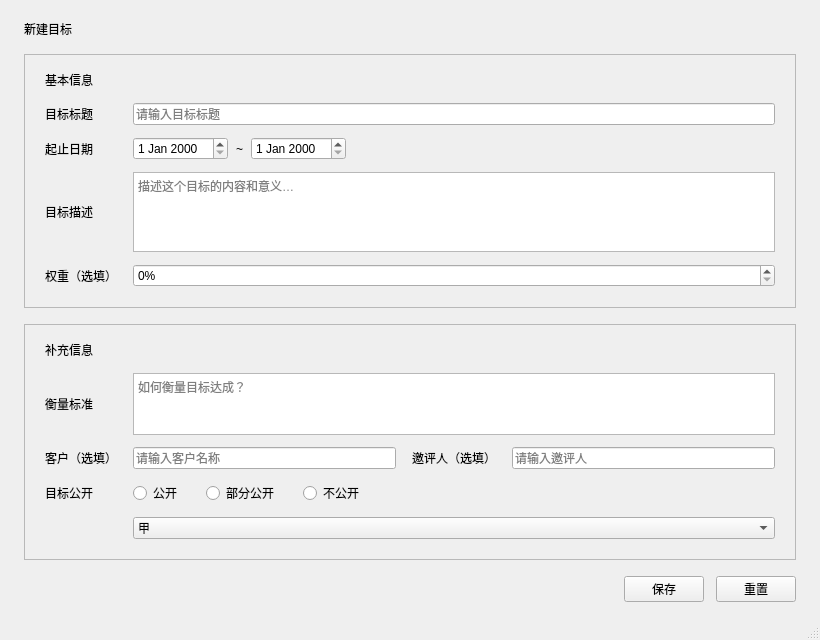
<?xml version="1.0" encoding="UTF-8"?>
<ui version="4.0">
    <class>MainWindow</class>
    <widget class="QMainWindow" name="MainWindow">
        <property name="geometry">
            <rect>
                <x>0</x>
                <y>0</y>
                <width>820</width>
                <height>640</height>
            </rect>
        </property>
        <property name="windowTitle">
            <string>目标管理</string>
        </property>
        <widget class="QWidget" name="centralwidget">
            <layout class="QVBoxLayout" name="rootLayout">
                <property name="spacing">
                    <number>16</number>
                </property>
                <property name="leftMargin">
                    <number>24</number>
                </property>
                <property name="topMargin">
                    <number>20</number>
                </property>
                <property name="rightMargin">
                    <number>24</number>
                </property>
                <property name="bottomMargin">
                    <number>16</number>
                </property>
                <item>
                    <widget class="QLabel" name="titleLabel">
                        <property name="text">
                            <string>新建目标</string>
                        </property>
                    </widget>
                </item>
                <item>
                    <widget class="QFrame" name="cardBasic">
                        <property name="frameShape">
                            <enum>QFrame::Shape::StyledPanel</enum>
                        </property>
                        <layout class="QVBoxLayout" name="cardBasicLayout">
                            <property name="spacing">
                                <number>14</number>
                            </property>
                            <property name="leftMargin">
                                <number>20</number>
                            </property>
                            <property name="topMargin">
                                <number>16</number>
                            </property>
                            <property name="rightMargin">
                                <number>20</number>
                            </property>
                            <property name="bottomMargin">
                                <number>20</number>
                            </property>
                            <item>
                                <widget class="QLabel" name="cardBasicTitle">
                                    <property name="text">
                                        <string>基本信息</string>
                                    </property>
                                </widget>
                            </item>
                            <item>
                                <layout class="QGridLayout" name="basicGrid">
                                    <property name="horizontalSpacing">
                                        <number>16</number>
                                    </property>
                                    <property name="verticalSpacing">
                                        <number>12</number>
                                    </property>
                                    <item row="1" column="0">
                                        <widget class="QLabel" name="label_2">
                                            <property name="text">
                                                <string>起止日期</string>
                                            </property>
                                        </widget>
                                    </item>
                                    <item row="1" column="1">
                                        <layout class="QHBoxLayout" name="dateLayout">
                                            <property name="spacing">
                                                <number>8</number>
                                            </property>
                                            <item>
                                                <widget class="QDateEdit" name="dateEdit" />
                                            </item>
                                            <item>
                                                <widget class="QLabel" name="labelTilde">
                                                    <property name="text">
                                                        <string>~</string>
                                                    </property>
                                                    <property name="alignment">
                                                        <set>Qt::AlignmentFlag::AlignCenter</set>
                                                    </property>
                                                </widget>
                                            </item>
                                            <item>
                                                <widget class="QDateEdit" name="dateEdit_2" />
                                            </item>
                                            <item>
                                                <spacer name="dateSpacer">
                                                    <property name="orientation">
                                                        <enum>Qt::Orientation::Horizontal</enum>
                                                    </property>
                                                    <property name="sizeType">
                                                        <enum>QSizePolicy::Policy::Expanding</enum>
                                                    </property>
                                                    <property name="sizeHint" stdset="0">
                                                        <size>
                                                            <width>0</width>
                                                            <height>0</height>
                                                        </size>
                                                    </property>
                                                </spacer>
                                            </item>
                                        </layout>
                                    </item>
                                    <item row="2" column="0">
                                        <widget class="QLabel" name="label_3">
                                            <property name="text">
                                                <string>目标描述</string>
                                            </property>
                                        </widget>
                                    </item>
                                    <item row="2" column="1">
                                        <widget class="QTextEdit" name="textEdit">
                                            <property name="minimumSize">
                                                <size>
                                                    <width>0</width>
                                                    <height>80</height>
                                                </size>
                                            </property>
                                            <property name="placeholderText">
                                                <string>描述这个目标的内容和意义…</string>
                                            </property>
                                        </widget>
                                    </item>
                                    <item row="0" column="1">
                                        <widget class="QLineEdit" name="lineEdit">
                                            <property name="placeholderText">
                                                <string>请输入目标标题</string>
                                            </property>
                                        </widget>
                                    </item>
                                    <item row="3" column="1">
                                        <widget class="QSpinBox" name="spinBox">
                                            <property name="minimum">
                                                <number>0</number>
                                            </property>
                                            <property name="maximum">
                                                <number>100</number>
                                            </property>
                                            <property name="suffix">
                                                <string>%</string>
                                            </property>
                                        </widget>
                                    </item>
                                    <item row="3" column="0">
                                        <widget class="QLabel" name="label_7">
                                            <property name="text">
                                                <string>权重（选填）</string>
                                            </property>
                                        </widget>
                                    </item>
                                    <item row="0" column="0">
                                        <widget class="QLabel" name="label">
                                            <property name="text">
                                                <string>目标标题</string>
                                            </property>
                                        </widget>
                                    </item>
                                </layout>
                            </item>
                        </layout>
                    </widget>
                </item>
                <item>
                    <widget class="QFrame" name="cardExtra">
                        <property name="frameShape">
                            <enum>QFrame::Shape::StyledPanel</enum>
                        </property>
                        <layout class="QVBoxLayout" name="cardExtraLayout">
                            <property name="spacing">
                                <number>14</number>
                            </property>
                            <property name="leftMargin">
                                <number>20</number>
                            </property>
                            <property name="topMargin">
                                <number>16</number>
                            </property>
                            <property name="rightMargin">
                                <number>20</number>
                            </property>
                            <property name="bottomMargin">
                                <number>20</number>
                            </property>
                            <item>
                                <widget class="QLabel" name="cardExtraTitle">
                                    <property name="text">
                                        <string>补充信息</string>
                                    </property>
                                </widget>
                            </item>
                            <item>
                                <layout class="QGridLayout" name="extraGrid">
                                    <property name="horizontalSpacing">
                                        <number>16</number>
                                    </property>
                                    <property name="verticalSpacing">
                                        <number>12</number>
                                    </property>
                                    <item row="1" column="0">
                                        <widget class="QLabel" name="label_5">
                                            <property name="text">
                                                <string>客户（选填）</string>
                                            </property>
                                        </widget>
                                    </item>
                                    <item row="0" column="1">
                                        <widget class="QTextEdit" name="textEdit_2">
                                            <property name="minimumSize">
                                                <size>
                                                    <width>0</width>
                                                    <height>60</height>
                                                </size>
                                            </property>
                                            <property name="placeholderText">
                                                <string>如何衡量目标达成？</string>
                                            </property>
                                        </widget>
                                    </item>
                                    <item row="0" column="0">
                                        <widget class="QLabel" name="label_4">
                                            <property name="text">
                                                <string>衡量标准</string>
                                            </property>
                                        </widget>
                                    </item>
                                    <item row="1" column="1">
                                        <layout class="QHBoxLayout" name="clientLayout">
                                            <property name="spacing">
                                                <number>16</number>
                                            </property>
                                            <item>
                                                <widget class="QLineEdit" name="lineEdit_2">
                                                    <property name="placeholderText">
                                                        <string>请输入客户名称</string>
                                                    </property>
                                                </widget>
                                            </item>
                                            <item>
                                                <widget class="QLabel" name="label_6">
                                                    <property name="text">
                                                        <string>邀评人（选填）</string>
                                                    </property>
                                                </widget>
                                            </item>
                                            <item>
                                                <widget class="QLineEdit" name="lineEdit_3">
                                                    <property name="placeholderText">
                                                        <string>请输入邀评人</string>
                                                    </property>
                                                </widget>
                                            </item>
                                        </layout>
                                    </item>
                                    <item row="3" column="1">
                                        <layout class="QHBoxLayout" name="publicLayout">
                                            <item>
                                                <widget class="QComboBox" name="colleagueCombo">
                                                    <property name="minimumSize">
                                                        <size>
                                                            <width>90</width>
                                                            <height>0</height>
                                                        </size>
                                                    </property>
                                                    <property name="visible">
                                                        <bool>false</bool>
                                                    </property>
                                                    <item>
                                                        <property name="text">
                                                            <string>甲</string>
                                                        </property>
                                                    </item>
                                                    <item>
                                                        <property name="text">
                                                            <string>乙</string>
                                                        </property>
                                                    </item>
                                                    <item>
                                                        <property name="text">
                                                            <string>丙</string>
                                                        </property>
                                                    </item>
                                                </widget>
                                            </item>
                                        </layout>
                                    </item>
                                    <item row="2" column="1">
                                        <layout class="QHBoxLayout" name="publicLayout">
                                            <property name="spacing">
                                                <number>24</number>
                                            </property>
                                            <item>
                                                <widget class="QRadioButton" name="radioButton">
                                                    <property name="text">
                                                        <string>公开</string>
                                                    </property>
                                                </widget>
                                            </item>
                                            <item>
                                                <widget class="QRadioButton" name="radioButton_3">
                                                    <property name="text">
                                                        <string>部分公开</string>
                                                    </property>
                                                </widget>
                                            </item>
                                            <item>
                                                <widget class="QRadioButton" name="radioButton_2">
                                                    <property name="text">
                                                        <string>不公开</string>
                                                    </property>
                                                </widget>
                                            </item>
                                            <item>
                                                <spacer name="publicSpacer">
                                                    <property name="orientation">
                                                        <enum>Qt::Orientation::Horizontal</enum>
                                                    </property>
                                                    <property name="sizeType">
                                                        <enum>QSizePolicy::Policy::Expanding</enum>
                                                    </property>
                                                    <property name="sizeHint" stdset="0">
                                                        <size>
                                                            <width>0</width>
                                                            <height>0</height>
                                                        </size>
                                                    </property>
                                                </spacer>
                                            </item>
                                        </layout>
                                    </item>
                                    <item row="2" column="0">
                                        <widget class="QLabel" name="label_8">
                                            <property name="text">
                                                <string>目标公开</string>
                                            </property>
                                        </widget>
                                    </item>
                                </layout>
                            </item>
                        </layout>
                    </widget>
                </item>
                <item>
                    <layout class="QHBoxLayout" name="buttonRow">
                        <property name="spacing">
                            <number>12</number>
                        </property>
                        <item>
                            <spacer name="buttonSpacer">
                                <property name="orientation">
                                    <enum>Qt::Orientation::Horizontal</enum>
                                </property>
                                <property name="sizeType">
                                    <enum>QSizePolicy::Policy::Expanding</enum>
                                </property>
                                <property name="sizeHint" stdset="0">
                                    <size>
                                        <width>0</width>
                                        <height>0</height>
                                    </size>
                                </property>
                            </spacer>
                        </item>
                        <item>
                            <widget class="QPushButton" name="saveButton">
                                <property name="text">
                                    <string>保存</string>
                                </property>
                            </widget>
                        </item>
                        <item>
                            <widget class="QPushButton" name="resetButton">
                                <property name="text">
                                    <string>重置</string>
                                </property>
                            </widget>
                        </item>
                    </layout>
                </item>
            </layout>
        </widget>
        <widget class="QStatusBar" name="statusbar" />
    </widget>
    <resources />
    <connections />
</ui>
